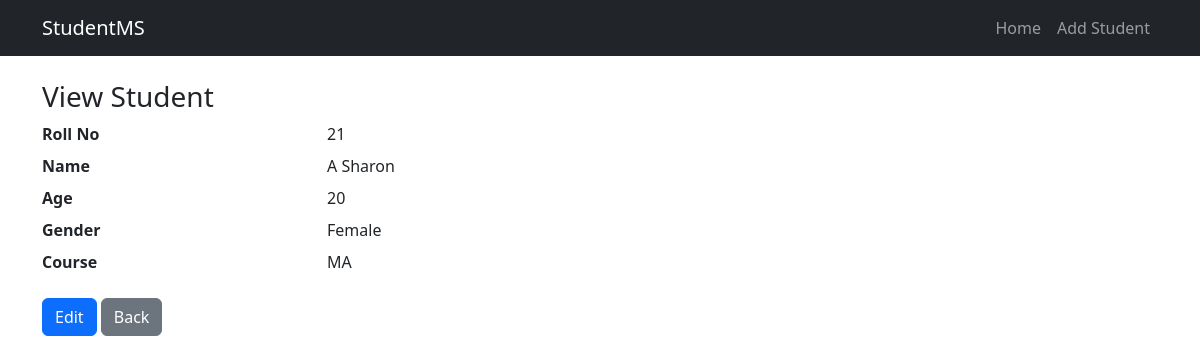
The app's page /view/4 with its own data.
### Backend/app.py (models this page shows, shortened)
class Student(db.Model):
    id = db.Column(db.Integer, primary_key=True)
    roll_no = db.Column(db.String(20), unique=True, nullable=False)
    name = db.Column(db.String(120), nullable=False)
    age = db.Column(db.Integer, nullable=False)
    gender = db.Column(db.String(10), nullable=False)
    course = db.Column(db.String(120), nullable=False)

### Backend/app.py (the view)
@app.route('/view/<int:id>')
def view_student(id):
    student = Student.query.get_or_404(id)
    return render_template('view.html', student=student)

### templates/view.html
{% extends 'base.html' %}
{% block content %}
<h3>View Student</h3>
<dl class="row">
    <dt class="col-sm-3">Roll No</dt><dd class="col-sm-9">{{ student.roll_no }}</dd>
    <dt class="col-sm-3">Name</dt><dd class="col-sm-9">{{ student.name }}</dd>
    <dt class="col-sm-3">Age</dt><dd class="col-sm-9">{{ student.age }}</dd>
    <dt class="col-sm-3">Gender</dt><dd class="col-sm-9">{{ student.gender }}</dd>
    <dt class="col-sm-3">Course</dt><dd class="col-sm-9">{{ student.course }}</dd>
</dl>
<a href="{{ url_for('edit_student', id=student.id) }}" class="btn btn-primary">Edit</a>
<a href="{{ url_for('index') }}" class="btn btn-secondary">Back</a>
{% endblock %}

### records on screen
Student: roll_no "21", name "A Sharon", age "20", gender "Female", course "MA"
